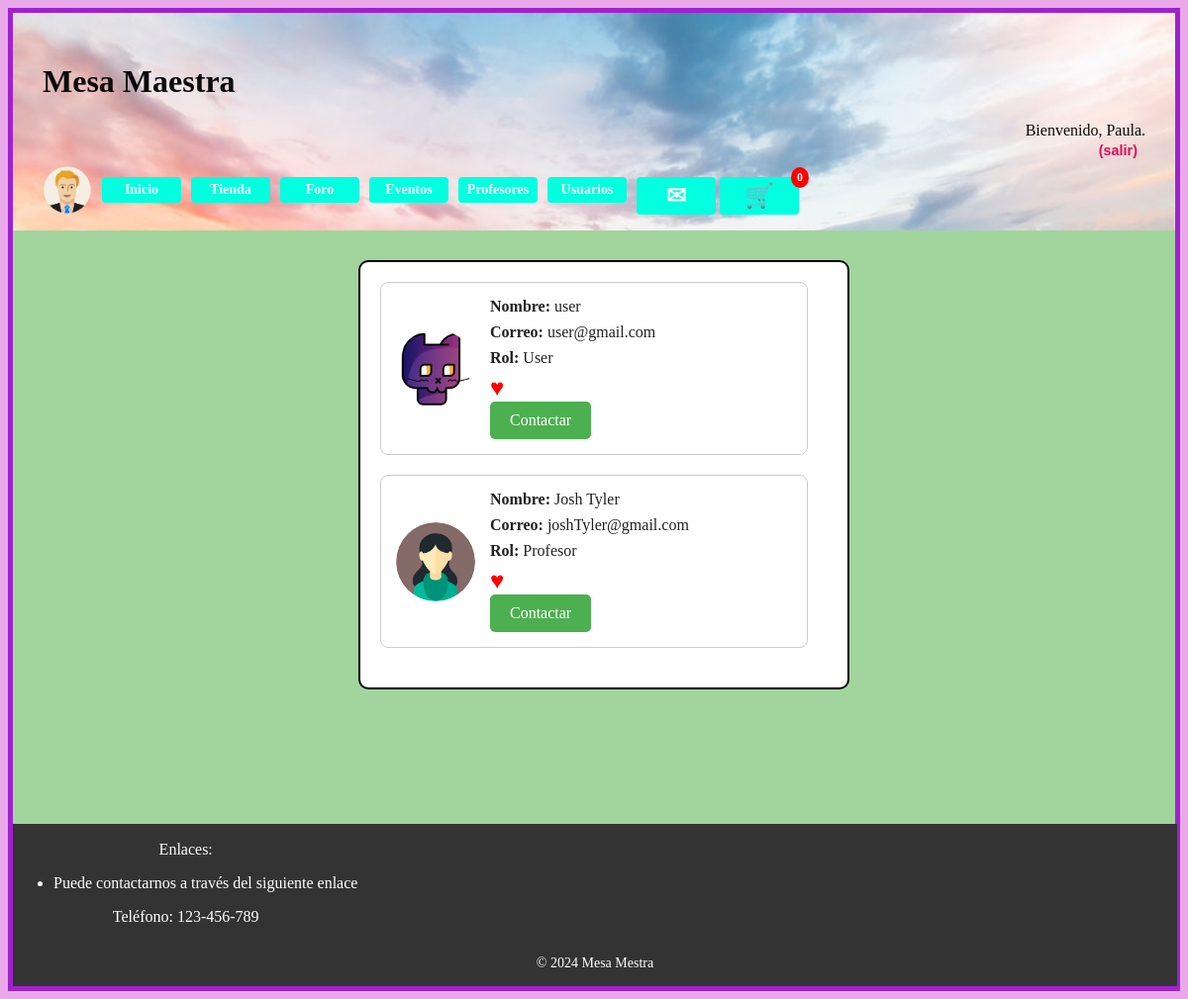
The page /seguidos.php (signed in) on the database its author committed.
### tables this page shows
CREATE TABLE `usuarios` (
  `id` int(11) NOT NULL,
  `password` varchar(70) NOT NULL,
  `nombre` varchar(50) NOT NULL,
  `correo` varchar(50) NOT NULL,
  `rolUser` int(11) NOT NULL,
  `valoracion` float DEFAULT NULL,
  `precio` float DEFAULT NULL,
  `avatar` varchar(50) DEFAULT NULL
);

### includes/src/Usuarios/Usuario.php (called while the page is built, shortened)
<?php
class Usuario
{
    public function usuarioSigue($idUsuario, $idUsuarioSeguir) {
        $app = BD::getInstance();
        $conexion = $app->getConexionBd();
        $consulta = "SELECT COUNT(*) AS sigue FROM seguir WHERE idUsuario = $idUsuario AND idUsuarioSeguir = $idUsuarioSeguir";
        $resultado = $conexion->query($consulta);
        if ($resultado) {
            $row = $resultado->fetch_assoc();
            return $row['sigue'] > 0;
        } else {
            error_log("Error en la consulta de usuarioSigue: {$conexion->error}");
            return false;
        }
    }
    public static function buscaUsuario($correo)
    {
        $conn = \es\ucm\fdi\aw\src\BD::getInstance()->getConexionBd();
        $query = sprintf("SELECT * FROM usuarios U WHERE U.correo='%s'", $conn->real_escape_string($correo));
        $rs = $conn->query($query);
        $result = false;
        if ($rs) {
            $fila = $rs->fetch_assoc();
            if ($fila) {
                $result = new Usuario($fila['rolUser'], $fila['nombre'], $fila['password'],$fila['correo'], $fila['avatar'],$fila['id']);
            }
        } else {
            error_log("Error BD ({$conn->errno}): {$conn->error}");
        }
        return $result;
    }
    protected $id;
    protected $rolUser;
    protected $nombre;
    protected $correo;
    protected $avatar;
    protected  function __construct($rol,$nombre, $password, $correo, $avatar, $id = null)
    {
        $this->id =intval($id);
        $this->rolUser = $rol;
        $this->nombre = $nombre;
        $this->correo = $correo;
        $this->avatar = $avatar;
    }
    public function getId()
    {
        return $this->id;
    }
    public function getRolString()
    {
        $rol = "INVALID";
        if($this->rolUser == self::ADMIN_ROLE)
        {
            $rol = "Admin";
        }
        else if($this->rolUser == self::USER_ROLE)
        {
            $rol = "User";
        }
        else if($this->rolUser == self::TEACHER_ROLE)
        {
            $rol = "Profesor";
        }
        return $rol;
    }
    public function getNombre()
    {
        return $this->nombre;
    }
    public function getCorreo()
    {
        return $this->correo;
    }
    public function getAvatar()
    {
        return $this->avatar;
    }
    public static function obtenerUsuariosSeguidos($idUsuario) {
        $app = BD::getInstance();
        $conexion = $app->getConexionBd();
        $consulta = "SELECT U.*
                     FROM usuarios U
                     JOIN seguir S ON U.id = S.idUsuarioSeguir
                     WHERE S.idUsuario = $idUsuario";
        $resultados = $conexion->query($consulta);
        if ($resultados) {
            $usuariosSeguidos = array();
            while ($fila = $resultados->fetch_assoc()) {
                $usuario = new Usuario(
                    $fila['rolUser'],
                    $fila['nombre'],
                    '',
                    $fila['correo'],
                    $fila['avatar'],
                    $fila['id']
                );
                $usuariosSeguidos[] = $usuario;
            }
            return $usuariosSeguidos;
        } else {
            error_log("Error en la consulta obtenerUsuariosSeguidos: {$conexion->error}");
            return false;
        }
    }
}

### seguidos.php (called while the page is built)
<?php
require_once 'includes/config.php';
require_once 'includes/src/Usuarios/listaAmigos.php';
$tituloPagina = 'Chatea aprende y diviertete en los foros';
$amiguis = listaAmigos();
$contenidoPrincipal = <<<EOF
$amiguis
EOF;
$params = ['tituloPagina' => $tituloPagina, 'contenidoPrincipal' => $contenidoPrincipal];
$app->generaVista('/plantillas/plantilla.php', $params);
?>

### includes/src/BD.php (called while the page is built, shortened)
<?php
class BD
{
    private static $instancia;
    public static function getInstance()
    {
        if (!self::$instancia instanceof self) {
            self::$instancia = new static();
        }
        return self::$instancia;
    }
    private $rutaRaizApp;
    private $dirInstalacion;
    private $inicializada;
    private function __construct()
    {
        $this->inicializada = false;
    }
    public function init($bdDatosConexion, $rutaApp = RUTA_APP, $dirInstalacion = __DIR__. '/../')
    {
        if (!$this->inicializada) {
            $this->rutaRaizApp = $rutaApp;
            $this->dirInstalacion = $dirInstalacion;
            $tamDirInstalacion = mb_strlen($this->dirInstalacion);
            if ($tamDirInstalacion > 0) {
                $ultimoChar = mb_substr($this->dirInstalacion, $tamDirInstalacion-1, 1);
                if ($ultimoChar === DIRECTORY_SEPARATOR || $ultimoChar === '/') {
                    $this->dirInstalacion = mb_substr($this->dirInstalacion, 0, $tamDirInstalacion - 1);
                }
            }
            $this->inicializada = true;
        }
    }
    public function resuelve($path = '')
    {
        $rutaAppLongitudPrefijo = mb_strlen($this->rutaRaizApp);
        if (mb_strlen($path) > 0 && mb_substr($path, 0, 1) !== '/') {
            $path = '/' . $path;
        }
        return $this->rutaRaizApp . $path;
    }
    public function doInclude($path = '', &$params= [])
    {
        $this->doIncludeInterna($path, $params);
    }
    private function doIncludeInterna($path, &$params)
    {
        include($this->dirInstalacion  . $path);
    }
    public function generaVista(string $rutaVista, &$params)
    {
        $params['app'] = $this;
        $rutaVista = "/vistas{$rutaVista}";
        $this->doIncludeInterna($rutaVista, $params);
    }
    public function usuarioLogueado()
    {
        return ($_SESSION['login'] ?? false) === true;
    }
    public function nombreUsuario()
    {
        return $_SESSION['nombre'] ?? '';
    }
}

### includes/vistas/helpers/utils.php (called while the page is built, shortened)
<?php
function resuelve($path = ''){
    $app = \es\ucm\fdi\aw\src\BD::getInstance();
    $url = $app->resuelve($path);
    return $url;
}

### includes/config.php (called while the page is built, shortened)
<?php
spl_autoload_register(function ($clase) {
    $prefix = 'es\\ucm\\fdi\\aw\\';
    $base_dir = __DIR__ . '/';
    $len = strlen($prefix);
    $relative_class = substr($clase, $len);
    $file = $base_dir . str_replace('\\', '/', $relative_class) . '.php';
});
require_once __DIR__ . '/vistas/helpers/utils.php';

### includes/src/Usuarios/listaAmigos.php (the view, shortened to what this page needs)
<?php
require_once 'includes/config.php';
$contenidoPrincipal = listaAmigos();
function listaAmigos()
{
    $correo_usuario = $_SESSION['correo'];
    $usuario = Usuario::buscaUsuario($correo_usuario);
    $idUser = $usuario->getId();
    $Usuarios = Usuario::obtenerUsuariosSeguidos($idUser);
    if($Usuarios){
            $html = "<div class='rectangulo-usuarios'>";
        foreach ($Usuarios as $Usuario) {
            $html .= visualizaUsuario($Usuario);
        }
    }
    else{
        $html = "<div class='rectangulo-usuarios'>";
        $html .= "<h1>No tienes gente siguiendo :(</h1>";
    }
    $html .= "</div>";
    return $html;
}
function visualizaUsuario($Usuario) {
    $imagenPath = $Usuario->getAvatar() ? RUTA_IMGS . $Usuario->getAvatar() : RUTA_IMGS . 'images/avatarPorDefecto.png';
    $id =  $Usuario->getId();
    $correo_usuario = $_SESSION['correo'];
    $usuario = Usuario::buscaUsuario($correo_usuario);
    $idUser = $usuario->getId();
    $app = BD::getInstance();
    if ($app->usuarioLogueado())
    {
        $rutaChat = resuelve('/ChatView.php');
        $sigueUsuario = $Usuario->usuarioSigue($idUser, $id);
        $corazonClase = $sigueUsuario ? 'corazon_lleno' : 'corazon_vacio';
        $html = <<<EOF
        <div class="tarjeta_usuario">
            <img src="{$imagenPath}" alt="Avatar de {$Usuario->getNombre()}" class="avatar_usuario">
            <div class="info_usuario">
                <div class="texto"><strong>Nombre:</strong> {$Usuario->getNombre()}</div>
                <div class="texto"><strong>Correo:</strong> {$Usuario->getCorreo()}</div>
                <div class="texto"><strong>Rol:</strong> {$Usuario->getRolString()}</div>
                <div id="corazon_$id" class="corazon $corazonClase" style="font-size: 24px; cursor: pointer;" onclick="toggleSeguir($idUser, $id)">&hearts;</div>
                <div>
                    <a href="$rutaChat?id=$id" class="button-like-link">Contactar</a>
                </div>
            </div>
        </div>
        <script>
        // Función para cambiar el estado del corazón y agregar/eliminar la relación de seguimiento
        function toggleSeguir(idUsuario, idUsuarioSeguir) {
            var corazon = document.getElementById('corazon_' + idUsuarioSeguir);
            var sigue = corazon.classList.contains('corazon_lleno');
            var nuevaClase = sigue ? 'corazon_vacio' : 'corazon_lleno';
            // Cambiar la clase del corazón
            corazon.className = nuevaClase;
            // Enviar una solicitud AJAX para agregar/eliminar la relación de seguimiento
            var xhr = new XMLHttpRequest();
            xhr.open('POST', 'agregar_eliminar_seguir.php', true);
            xhr.setRequestHeader('Content-type', 'application/x-www-form-urlencoded');
            xhr.onreadystatechange = function() {
                if (xhr.readyState == 4 && xhr.status == 200) {
                    // Actualizar la interfaz de usuario si es necesario
                    var respuesta = xhr.responseText;
                    if (respuesta === 'agregado') {
                        console.log('Se ha agregado la relación de seguimiento.');
                    } else if (respuesta === 'eliminado') {
                        console.log('Se ha eliminado la relación de seguimiento.');
                    } else {
                        console.log('Hubo un error al procesar la solicitud.');
                    }
                }
            };
            xhr.send('idUsuario=' + idUsuario + '&idUsuarioSeguir=' + idUsuarioSeguir);
        }
        </script>
EOF;
    }
    return $html;
}
?>

### includes/vistas/comun/cabecera.php (shortened to what this page needs)
<?php
function mostrarSaludo()
{
    $html = '';
    $app = BD::getInstance();
    if ($app->usuarioLogueado()) {
        $nombreUsuario = $app->nombreUsuario();
        $formLogout = new FormularioLogout();
        $htmlLogout = $formLogout->gestiona();
        $html = "Bienvenido, {$nombreUsuario}. $htmlLogout";
    } else {
        $loginUrl = $app->resuelve('/login.php');
        $registroUrl = $app->resuelve('/registro.php');
        $html = <<<EOS
        Usuario desconocido. <a href="{$loginUrl}" class="login-button">Login</a> <a href="{$registroUrl}" class="login-button">Registro</a>
      EOS;
    }
    return $html;
}
function mostrarInfoUsuario() {
    $app = BD::getInstance();
    if (!$app->usuarioLogueado())  {
        $avatar = (RUTA_IMGS . 'images/avatarPorDefecto.png');
        echo "<img src='{$avatar}' alt='Avatar' class='avatar-dropdown'>";
    } else {
        $correo_usuario = $_SESSION['correo'];
        $usuario = Usuario::buscaUsuario($correo_usuario);
        $avatar = $usuario->getAvatar() ? (RUTA_IMGS . $usuario->getAvatar()) : (RUTA_IMGS . 'images/avatarPorDefecto.png');
        echo "<div class='info-usuario'>";
        echo "<div class='dropdown'>";
        echo "<div class='avatar-container' style='height: 60px;'>";
        echo "<img src='{$avatar}' alt='Avatar de {$usuario->getNombre()}' class='avatar-dropdown'>";
        echo "</div>";
        echo "<ul class='dropdown-content'>";
        echo "</ul></div></div>";
    }
}
?>
<?php
$cantidadEnCarrito = 0;
?>
<header style="background-image: url('<?php echo resuelve("images/background.png"); ?>');">
    <h1><?= $params['cabecera'] ?? 'Mesa Maestra' ?></h1>
    <div class="saludo">
        <?= mostrarSaludo(); ?>
    </div>
    <nav>
        <ul>
            <li><a href="<?= RUTA_APP?>/index.php"class="sideBarDerButton">Inicio</a></li>
            <li><a href="<?= RUTA_APP?>/tienda.php" class="sideBarDerButton">Tienda</a></li>
            <li><a href="<?= RUTA_APP?>/foros.php"class="sideBarDerButton">Foro</a></li>
            <li><a href="<?= RUTA_APP?>/eventos.php"class="sideBarDerButton">Eventos</a></li>
            <li><a href="<?= RUTA_APP?>/profesores.php"class="sideBarDerButton">Profesores</a></li>
            <li><a href="<?= RUTA_APP?>/usuariosView.php"class="sideBarDerButton">Usuarios</a></li>
            <li>
            <div class="carrito">
                <a href="<?= RUTA_APP?>/Conversaciones.php" class="sideBarDerButton">✉</a>
                <a href="<?= RUTA_APP?>/includes/carrito_usuario.php" class="sideBarDerButton cart-icon">
                    <span class="cart-count"><?= $cantidadEnCarrito ?></span>
                    &#x1F6D2;
                </a>
            </div>
        </li>
        </ul>
    </nav>
    <div class="info-usuario">
        <?= mostrarInfoUsuario(); ?>
    </div>
</header>

### css/usuarios.css (style rules this page uses)
.tarjeta_usuario { display: flex; align-items: center; width: 400px; padding: 15px; border: 1px solid #ccc; border-radius: 8px; margin-bottom: 20px; background-color: #ffffff; }
.avatar_usuario { width: 80px; height: 80px; border-radius: 50%; margin-right: 15px; }
.tarjeta_usuario .info_usuario { flex-grow: 1; }
.tarjeta_usuario .texto { margin-bottom: 8px; }

### css/estilo.css (style rules this page uses)
body { background-color: #e9a9e9; }
header { background-repeat: no-repeat; background-position: center; background-size: cover; padding: 30px; height: 160px; background-color: #84b8c4a4; color: rgb(10, 10, 10); }
.cart-icon { position: relative; }
.cart-count { position: absolute; top: -10px; right: -10px; background-color: red; color: white; font-size: 12px; border-radius: 50%; padding: 3px 6px; }
header a, header a:visited { color: rgb(16, 16, 16); font-weight: bold; text-decoration: none; }
.tarjeta_usuario { position: relative; }
.corazon { color: red; }
.corazon_lleno { color: red; }
nav a, nav a:visited { color: rgb(224, 13, 140); font-weight: bold; text-decoration: none; }
div.saludo { width: 100%; text-align: right; }
.button-like-link { display: inline-block; background-color: #4CAF50; color: white; padding: 10px 20px; text-align: center; text-decoration: none; border: none; border-radius: 4px; cursor: pointer; }
.sideBarDerButton { display: inline-block; background-color: #03fee0; color: white; padding: 5px 5px; text-align: center; text-decoration: none; border: none; border-radius: 4px; cursor: pointer; font-size: 14px; width: 70px; }
.info-usuario { display: flex; align-items: center; margin-right: 5px; }
.info-usuario img { border-radius: 50%; margin-right: 0px; width: 50px; height: 50px; margin-top: -50px; }
.rectangulo-usuarios { background-color: #ffffff; border: 2px solid #000000; border-radius: 10px; padding: 20px; margin: 20px auto; width: 95%; }
nav { margin-left: 60px; }
nav ul { list-style-type: none; padding: 0; margin: 0; display: flex; }
nav li { margin-right: 10px; }
nav li:last-child { margin-right: 0; }
.carrito .sideBarDerButton { font-size: 24px; }

### css/anuncio.css (style rules this page uses)
.button-like-link { background-color: #4CAF50; border: none; color: white; padding: 10px 20px; text-align: center; text-decoration: none; font-size: 16px; cursor: pointer; border-radius: 5px; transition-duration: 0.4s; }

### rows shown on the page
usuarios: avatar (picture)
usuarios: avatar (picture), nombre "user", correo "user@gmail.com", rolUser "User"
usuarios: avatar (picture), nombre "Josh Tyler", correo "joshTyler@gmail.com", rolUser "Profesor"

### other values the page prints
$params['cabecera'] "Mesa Maestra"
mostrarSaludo() "Bienvenido, Paula."
$cantidadEnCarrito "0"
